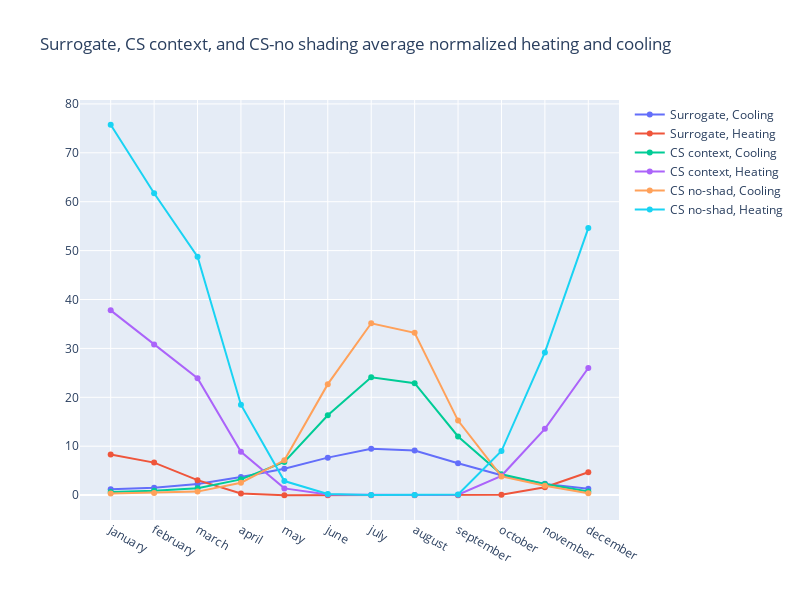

The notebook cell saved with this chart:
### Code cell
import plotly.graph_objects as go

fig = go.Figure()
fig.add_trace(
    go.Scatter(
        x = list(month_map.keys()),
        y = monthly_predictions["Cooling"].multiply(tfa, axis=0).sum(axis=0).divide(tfa.sum()*COP_COOLING),
        mode='lines+markers',
        name = "Surrogate, Cooling"
    )
)
fig.add_trace(
    go.Scatter(
        x = list(month_map.keys()),
        y = monthly_predictions["Heating"].multiply(tfa, axis=0).sum(axis=0).divide(tfa.sum()*COP_HEATING),
        mode='lines+markers',
        name = "Surrogate, Heating"
    )
)
fig.add_trace(
    go.Scatter(
        x = list(month_map.keys()),
        y = CS_results["cooling"],
        mode='lines+markers',
        name = "CS context, Cooling"
    )
)
fig.add_trace(
    go.Scatter(
        x = list(month_map.keys()),
        y = CS_results["heating"],
        mode='lines+markers',
        name = "CS context, Heating"
    )
)
fig.add_trace(
    go.Scatter(
        x = list(month_map.keys()),
        y = CS_building_results['cooling'].multiply(list(tfa), axis=0).sum(axis=0).divide(tfa.sum()),
        mode='lines+markers',
        name = "CS no-shad, Cooling"
    )
)
fig.add_trace(
    go.Scatter(
        x = list(month_map.keys()),
        y = CS_building_results['heating'].multiply(list(tfa), axis=0).sum(axis=0).divide(tfa.sum()),
        mode='lines+markers',
        name = "CS no-shad, Heating"
    )
)

# colors = []
# for i in range(4):
#     fig.data[i].line.color = colors[i]
fig.update_layout(
    title="Surrogate, CS context, and CS-no shading average normalized heating and cooling",
    autosize=False,
    width=800,
    height=600,
)
fig.show()

### Figure 1 — Plotly figure (JSON) as saved in the notebook; plotly's stock layout.template omitted (floating-point values rounded to 4 significant figures)
{"data": [{"mode": "lines+markers", "name": "Surrogate, Cooling", "type": "scatter", "x": ["january", "february", "march", "april", "may", "june", "july", "august", "september", "october", "november", "december"], "y": [1.17, 1.508, 2.286, 3.707, 5.376, 7.662, 9.474, 9.105, 6.51, 4.06, 2.295, 1.313]}, {"mode": "lines+markers", "name": "Surrogate, Heating", "type": "scatter", "x": ["january", "february", "march", "april", "may", "june", "july", "august", "september", "october", "november", "december"], "y": [8.305, 6.645, 3.06, 0.325, -0.03152, -0.02815, -0.02676, -0.02444, -0.02445, 0.07125, 1.611, 4.668]}, {"mode": "lines+markers", "name": "CS context, Cooling", "type": "scatter", "x": ["january", "february", "march", "april", "may", "june", "july", "august", "september", "october", "november", "december"], "y": [0.652, 0.8647, 1.388, 3.218, 6.768, 16.32, 24.08, 22.9, 11.99, 4.262, 2.258, 0.7119]}, {"mode": "lines+markers", "name": "CS context, Heating", "type": "scatter", "x": ["january", "february", "march", "april", "may", "june", "july", "august", "september", "october", "november", "december"], "y": [37.78, 30.82, 23.91, 8.861, 1.373, 0.1003, 3.82e-06, 0, 0.07496, 3.946, 13.55, 25.98]}, {"mode": "lines+markers", "name": "CS no-shad, Cooling", "type": "scatter", "x": ["january", "february", "march", "april", "may", "june", "july", "august", "september", "october", "november", "december"], "y": [0.3235, 0.4516, 0.7128, 2.532, 7.109, 22.69, 35.14, 33.2, 15.24, 3.811, 1.92, 0.3842]}, {"mode": "lines+markers", "name": "CS no-shad, Heating", "type": "scatter", "x": ["january", "february", "march", "april", "may", "june", "july", "august", "september", "october", "november", "december"], "y": [75.74, 61.74, 48.73, 18.49, 2.875, 0.22, 0, 0, 0.1259, 9.007, 29.18, 54.6]}], "layout": {"autosize": false, "height": 600, "title": {"text": "Surrogate, CS context, and CS-no shading average normalized heating and cooling"}, "width": 800}}
